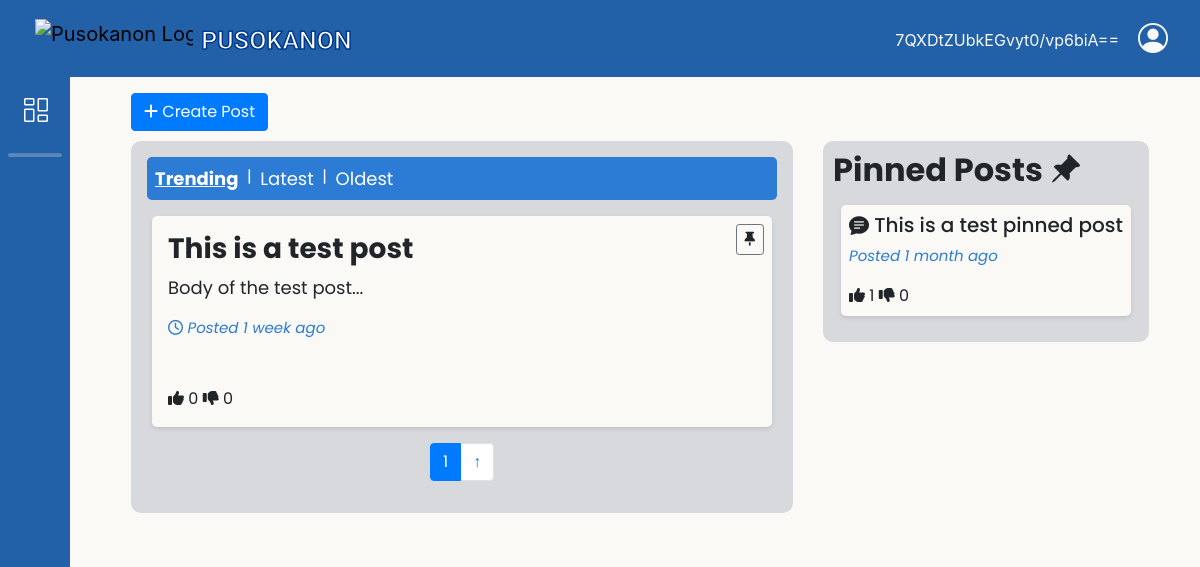
Screenshot of /adminbejo/Post-Announcements.php (signed in) with the database file from the repository.
### tables this page shows
CREATE TABLE `announcement_posts` (
  `post_id` int(11) NOT NULL,
  `staff_id` int(11) NOT NULL,
  `title` varchar(255) NOT NULL,
  `content` text NOT NULL,
  `created_at` timestamp NOT NULL DEFAULT current_timestamp(),
  `pinned` tinyint(1) NOT NULL DEFAULT 0,
  `upvotes` int(11) DEFAULT 0,
  `downvotes` int(11) DEFAULT 0
);

### db/DBconn.php (called while the page is built, shortened)
<?php
function fetchPinnedPosts($pdo, $limit = 5) {
    $query = "SELECT p.*
              FROM announcement_posts p
              WHERE p.pinned = 1
              ORDER BY p.created_at DESC
              LIMIT :limit";
    $stmt = $pdo->prepare($query);
    $stmt->bindParam(':limit', $limit, PDO::PARAM_INT);
    $stmt->execute();
    return $stmt->fetchAll();
}
function fetchPosts($pdo, $sort, $offset, $postsPerPage) {
    switch ($sort) {
        case 'trending':
        default:
            $orderBy = "(p.upvotes - p.downvotes) DESC, p.created_at DESC";
            break;
    }
    $query = "SELECT p.*
              FROM announcement_posts p
              WHERE p.pinned = 0
              ORDER BY $orderBy
              LIMIT :offset, :postsPerPage";
    $stmt = $pdo->prepare($query);
    $stmt->bindParam(':offset', $offset, PDO::PARAM_INT);
    $stmt->bindParam(':postsPerPage', $postsPerPage, PDO::PARAM_INT);
    $stmt->execute();
    return $stmt->fetchAll();
}
function getTotalPosts($pdo) {
    $query = "SELECT COUNT(*) FROM announcement_posts WHERE pinned = 0";
    return $pdo->query($query)->fetchColumn();
}

### adminbejo/Post-Announcements.php (the view, shortened to what this page needs)
<?php
include 'headerAdmin.php';
include '../db/DBconn.php';
$sort = isset($_GET['sort']) ? $_GET['sort'] : 'trending';
$pinnedPosts = fetchPinnedPosts($pdo);
$page = isset($_GET['page']) ? (int)$_GET['page'] : 1;
$postsPerPage = 5;
$offset = ($page - 1) * $postsPerPage;
$posts = fetchPosts($pdo, $sort, $offset, $postsPerPage);
$totalPosts = getTotalPosts($pdo);
$totalPages = ceil($totalPosts / $postsPerPage);
function time_elapsed_string($datetime, $full = false) {
    $now = new DateTime;
    $ago = new DateTime($datetime);
    $diff = $now->diff($ago);
    $diff->w = floor($diff->d / 7);
    $diff->d -= $diff->w * 7;
    $string = array(
        'y' => 'year',
        'm' => 'month',
        'w' => 'week',
        'd' => 'day',
        'h' => 'hour',
        'i' => 'minute',
        's' => 'second',
    );
    foreach ($string as $k => &$v) {
        if ($diff->$k) {
            $v = $diff->$k . ' ' . $v . ($diff->$k > 1 ? 's' : '');
        } else {
            unset($string[$k]);
        }
    }
    if (!$full) $string = array_slice($string, 0, 1);
    return $string ? implode(', ', $string) . ' ago' : 'just now';
}
?>
<link rel="stylesheet" href="css/Post-Announcements.css">
<div class="container fluid d-flex justify-content-center">
    <section class="main">
        <a href="Create-Post.php">
            <button class="btn btn-primary"><i class="fas fa-plus"></i> Create Post</button>
        </a>
        <div class="row">
            <div class="col-8">
                <div class="Posts p-3">
                    <div class="sort-container px-2 py-2">
                        <a href="?sort=trending" class="trending-button <?php echo $sort === 'trending' ? 'active' : ''; ?>">Trending</a>  &nbsp; | &nbsp;
                        <a href="?sort=latest" class="latest-button <?php echo $sort === 'latest' ? 'active' : ''; ?>">Latest</a>  &nbsp; | &nbsp;
                        <a href="?sort=oldest" class="oldest-button <?php echo $sort === 'oldest' ? 'active' : ''; ?>">Oldest</a>
                    </div>
                    <?php if (!empty($posts)): ?>
                        <?php foreach ($posts as $post): ?>
                            <a href="View-Post.php?id=<?php echo $post['post_id']; ?>">
                                <div class="Post position-relative  my-3 px-3 py-3">
                                    <form action="phpConn/pin_post.php" method="POST">
                                        <button class="btn btn-sm btn-outline-secondary position-absolute top-0 end-0 mt-2 me-2" value="1" name="Pinpost" title="Pin post">
                                            <i class="fa-solid fa-thumbtack reactions"></i>
                                        </button>
                                    </form>
                                    <h3 class="fw-bold"><?php echo htmlspecialchars($post['title']); ?></h3>
                                    <p><?php echo substr(htmlspecialchars($post['content']), 0, 100) . '...'; ?></p>
                                    <p class="posted"><i class="far fa-clock"></i> Posted <?php echo time_elapsed_string($post['created_at']); ?></p>
                                    <div class="mt-5">
                                        <i class="fa-solid fa-thumbs-up reactions"></i>
                                        <span class="reactions"><?php echo $post['upvotes']; ?></span>
                                        <i class="fa-solid fa-thumbs-down reactions"></i>
                                        <span class="reactions"><?php echo $post['downvotes']; ?></span>
                                    </div>
                                </div>
                            </a>
                        <?php endforeach; ?>
                    <?php else: ?>
                        <p class="no-post-message">There are no posts yet.</p>
                    <?php endif; ?>
                    <nav aria-label="Post page navigation">
                        <ul class="pagination justify-content-center">
                            <?php for ($i = max(1, $page - 2); $i <= min($totalPages, $page + 2); $i++): ?>
                                <li class="page-item <?php echo $i === $page ? 'active' : ''; ?>">
                                    <a class="page-link" href="?sort=<?php echo $sort; ?>&page=<?php echo $i; ?>">
                                        <?php echo $i; ?>
                                    </a>
                                </li>
                            <?php endfor; ?>
                            <li class="page-item">
                                <a class="page-link" href="#" onclick="window.scrollTo(0, 0); return false;" aria-label="Scroll to top">
                                    <span aria-hidden="true">↑</span>
                                </a>
                            </li>
                        </ul>
                    </nav>
                </div>
            </div>
            <div class="col-4">
                <div class="Pinned-Posts">
                    <h2 class="fw-bold">Pinned Posts <i class="bi bi-pin-angle-fill"></i></h2>
                    <?php if (!empty($pinnedPosts)): ?>
                        <?php foreach ($pinnedPosts as $pinnedPost): ?>
                            <a href="View-Post.php?id=<?php echo $pinnedPost['post_id']; ?>">
                                <div class="Pinned-Post my-3 mx-2 px-2 py-2">
                                    <h5 class="post-title"><i class="bi bi-chat-text-fill"></i> <?php echo htmlspecialchars($pinnedPost['title']); ?></h5>
                                    <p class="posted">Posted <?php echo time_elapsed_string($pinnedPost['created_at']); ?></p>
                                    <div>
                                        <i class="fa-solid fa-thumbs-up reactions"></i>
                                        <span class="reactions"><?php echo $pinnedPost['upvotes']; ?></span>
                                        <i class="fa-solid fa-thumbs-down reactions"></i>
                                        <span class="reactions"><?php echo $pinnedPost['downvotes']; ?></span>
                                    </div>
                                </div>
                            </a>
                        <?php endforeach; ?>
                    <?php else: ?>
                        <p class="no-pinned-message">There are no pinned posts yet.</p>
                    <?php endif; ?>
                </div>
            </div>
        </div>
    </section>
</div>
<?php include 'footerAdmin.php'; ?>

### adminbejo/css/headerADstyle.css (style rules this page uses)
body { height: 100%; margin-top: 77px; background-color: #FAF9F6; }
a { text-decoration: none; }
li { list-style: none; }
.main { width: 100%; overflow: hidden; transition: all 0.35s ease-in-out; background-color: #FAF9F6; flex-wrap: wrap; justify-content: space-between; padding: 1rem; position: relative; }

### adminbejo/css/Post-Announcements.css (style rules this page uses)
.main { margin-left: 70px; justify-content: center; }
.Posts { margin: 10px 0px; padding: 10px; background-color: #D7D9DC; border-radius: 10px; }
.Post { margin: 5px; padding: 5px; background-color: #FAF9F6; border-radius: 5px; box-shadow: 0 2px 4px rgba(0, 0, 0, 0.1); }
.Pinned-Posts { margin: 10px 0px; padding: 10px; background-color: #D7D9DC; border-radius: 10px; position: fixed; }
.Pinned-Post { margin: 5px; padding: 5px; background-color: #FAF9F6; border-radius: 5px; box-shadow: 0 2px 4px rgba(0, 0, 0, 0.1); }
.sort-container { width: 100%; display: flex; background-color: #2C7BD5; color: white; border-radius: 5px; }
.trending-button, .latest-button, .oldest-button { color: white; font-size: 18px; }
.trending-button.active, .latest-button.active, .oldest-button.active { text-decoration: underline; font-weight: bold; }
.post-title, .post-content, .posted { cursor: pointer; }
h3, h5, h2, p { color: #212529; }
.post-title { font-size: 20px; }
h3, h2 { font-weight: bold; }
p { font-size: 18px; }
.posted { color: #2C7BD5; font-size: 15px; font-style: italic; }
.reactions { color: #212529 }

### rows the page displays
announcement_posts: title "This is a test post", content "Body of the test post", created_at "1 week ago", upvotes "0", downvotes "0"
announcement_posts: title "This is a test pinned post", created_at "1 month ago", upvotes "1", downvotes "0"

### other values shown
$_SESSION['staff_fname'] "7QXDtZUbkEGvyt0/vp6biA=="
